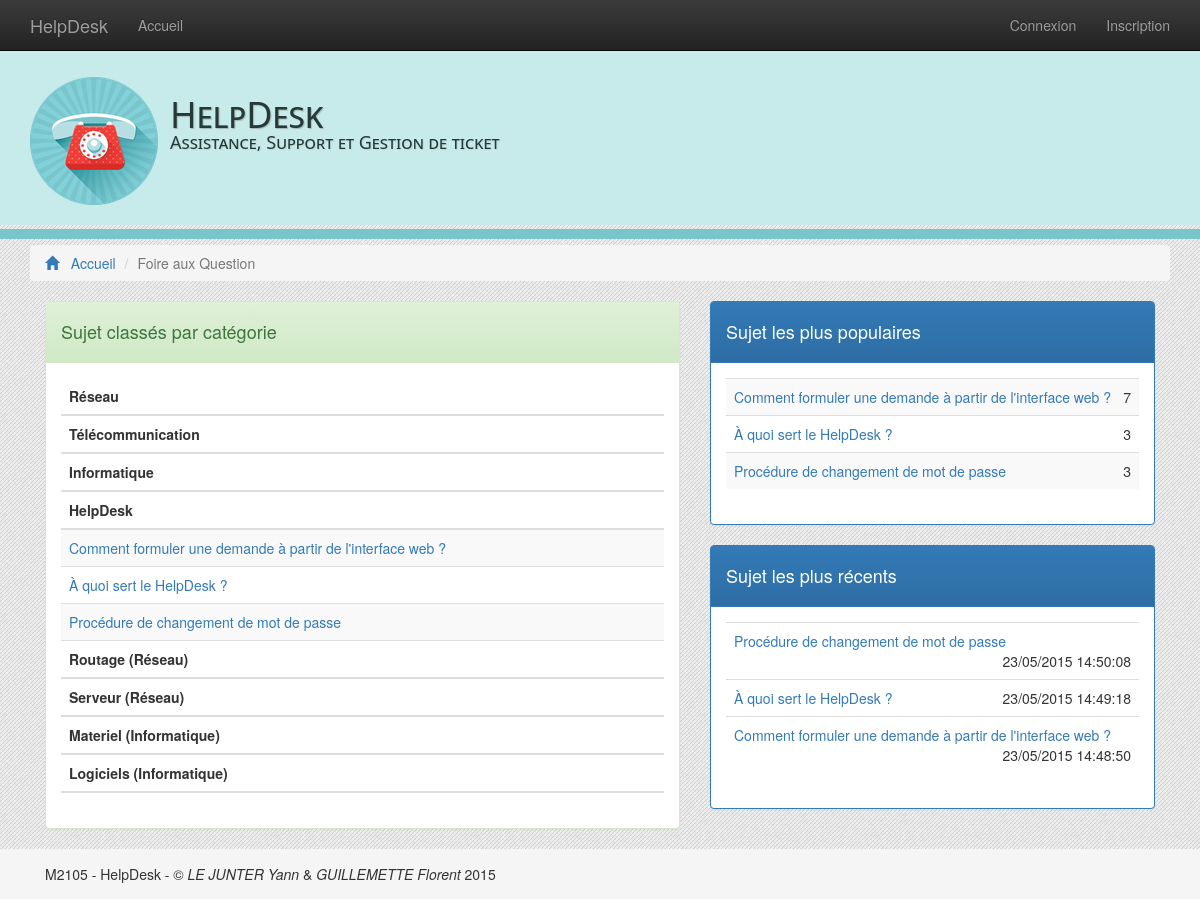
The app's page /faq.php with its own data.
### tables this page shows
CREATE TABLE IF NOT EXISTS `categorie` (
  `id` int(11) NOT NULL AUTO_INCREMENT,
  `libelle` varchar(100) NOT NULL,
  `idCategorie` int(11) DEFAULT NULL,
  PRIMARY KEY (`id`),
  KEY `idCategorie` (`idCategorie`)
);

CREATE TABLE IF NOT EXISTS `faq` (
  `id` int(11) NOT NULL AUTO_INCREMENT,
  `titre` varchar(100) NOT NULL,
  `contenu` text NOT NULL,
  `dateCreation` timestamp NOT NULL DEFAULT CURRENT_TIMESTAMP,
  `idCategorie` int(11) DEFAULT NULL,
  `idUser` int(11) NOT NULL,
  `version` varchar(20) NOT NULL DEFAULT '1.0',
  `vue` int(11) NOT NULL DEFAULT '0',
  PRIMARY KEY (`id`),
  KEY `idCategorie` (`idCategorie`,`idUser`),
  KEY `idUser` (`idUser`)
);

### include/function/faq.php (the view, shortened to what this page needs)
<?php
function sujet_faq(){
				$db = BDD();
				$req_tri_cat = $db -> prepare('SELECT * FROM categorie');
				$req_tri_cat -> execute();
				while ($reponse_tri_cat = $req_tri_cat->fetch()){
					if (empty($reponse_tri_cat['idCategorie'])){
							echo '<thead><tr><th>'.$reponse_tri_cat['libelle'].'</th></td></thead>';
						}else{
							$req_pa = $db -> prepare('SELECT libelle FROM  categorie WHERE id = :idCategorie');
							$req_pa -> execute(array('idCategorie' => $reponse_tri_cat['idCategorie']));
							$reponse = $req_pa->fetch();
							echo '<thead><tr><th>'.$reponse_tri_cat['libelle'].' ('.$reponse['libelle'].')</th></td></thead>';
						}
					$req = $db -> prepare('SELECT * FROM faq WHERE idCategorie = '.$reponse_tri_cat['id'].'');
					$req -> execute();
					while ($rep = $req->fetch()){
					echo '
					<tr><td><a href="faq.php?id='.$rep['id'].'">'.$rep['titre'].'</a><span style="float: right;"><?php echo $dates;?></span></th></td>';
				}
			}
		}
function faq_pop(){
					$db = BDD();
				$req_pop = $db -> prepare('SELECT * FROM faq ORDER BY vue desc LIMIT 0,10');
				$req_pop -> execute();
				while ($reponse_pop = $req_pop -> fetch()){
					echo '<tr>
							<td><a href="faq.php?id='.$reponse_pop['id'].'">'.$reponse_pop['titre'].'</a><span style="float:right;">'.$reponse_pop['vue'].'</span></td>
						</tr>';
				}
			}
function new_faq(){
				$db = BDD();
				$req_new = $db -> prepare('SELECT * FROM faq ORDER BY dateCreation desc LIMIT 0,10');
				$req_new -> execute();
				while ($reponse_new = $req_new -> fetch()){
					$dates = date("d/m/Y H:i:s", strtotime($reponse_new['dateCreation']));
					echo '<tr>
							<td><a href="faq.php?id='.$reponse_new['id'].'">'.$reponse_new['titre'].'</a><span style="float:right;">'.$dates.'</span></td>
						</tr>';
				}
			}

### header.php (shortened to what this page needs)
<!DOCTYPE html>
<html xmlns="http://www.w3.org/1999/xhtml">
<head>
<link href="css/style.css" rel="stylesheet" type="text/css">
<link rel="stylesheet" href="./css/bootstrap.min.css">
  <link rel="stylesheet" type="text/css" href="./css/dataTables.bootstrap.css">
<link href="./css/bootstrap-theme.min.css" data-href="./css/bootstrap-theme.min.css" rel="stylesheet" id="bs-theme-stylesheet">
</head>
<body>
	<nav class="navbar navbar-inverse navbar-fixed-top">
    	<div class="container">
        	<div class="navbar-header">
        		<a class="navbar-brand" href="index.php">HelpDesk</a>
            </div>
            <div id="navbar1" class="navbar-collapse collapse">
          		<ul class="nav navbar-nav">
<?php
	if (!isset($_COOKIE['user'])){
		echo '<li><a href="index.php">Accueil</a></li>';
	}
?>
       			</ul>
        		<ul class="nav navbar-nav navbar-right">
<?php
	if (!isset($_COOKIE['user'])){
		echo '  <li><a href="login.php">Connexion</a></li>
          		<li><a href="register.php">Inscription</a></li>';
	}
?>
	          </ul>
    	    </div>
		</div>
    </nav>
	<div class="bs-docs-header">
		<div class="container">
			<div class="header">
				<h1>HelpDesk</h1>
				<p>Assistance, Support et Gestion de ticket</p>
			</div>
		</div>
	</div>
	<div class="second-header"></div>
    <div class="container">

### faq.php (shortened to what this page needs)
<?php
$title = "Foire aux Question";
include 'header.php';
include_once './include/function/faq.php';
if (!isset($_GET['id'])){
?>
<ol class="breadcrumb">
  <li><a href="index.php"><span class="glyphicon glyphicon-home"></span>&nbsp;&nbsp; Accueil</a></li>
  <li class="active"><?php echo $title;?></li>
</ol>
<div class="col-md-7">
	<div class="panel panel-success">
		<div class="panel-heading">
			<h4>Sujet class&eacute;s par cat&eacute;gorie</h4>
		</div>
		<div class="panel-body">
			<table class="table table-striped">
			<?php
				sujet_faq();
			?>
</table>
		</div>
	</div>
</div>
<div class="col-md-5">
	<div class="panel panel-primary">
		<div class="panel-heading">
			<h4>Sujet les plus populaires</h4>
		</div>
		<div class="panel-body">
			<table class="table table-striped">
				<?php
				faq_pop();
				?>
			</table>
		</div>
	</div>
	<div class="panel panel-primary">
		<div class="panel-heading">
			<h4>Sujet les plus r&eacute;cents</h4>
		</div>
		<div class="panel-body">
			<table class="table">
			<?php
				new_faq();
			?>
			</table>
		</div>
	</div>
</div>
<?php
}
include_once 'footer.php';
?>

### footer.php (shortened to what this page needs)
	     </div>
	<footer class="footer">
    	<div class="container">
        	<p class="navbar-text">M2105 - HelpDesk - &copy; <i>LE JUNTER Yann</i> & <i>GUILLEMETTE Florent</i> 2015
        </p>
        </div>
	</footer>
</body>
</html>

### css/style.css (style rules this page uses)
body { background-repeat: repeat; background-size: auto auto; background-image:url(../img/theme/bg4.png); padding-top: 50px; padding-bottom:50px; }
html { position: relative; min-height: 100%; }
.footer { position: absolute; bottom: 0; width: 100%; height: auto; background-color: #f5f5f5; }
.footer > .container { padding-right: 15px; padding-left: 15px; }
.bs-docs-header { box-sizing: border-box; color: rgb(129, 181, 221); height: 175px; position: relative; text-align: left; text-shadow: rgba(0, 0, 0, 0.0980392) 0px 1px 0px; perspective-origin: 950.5px 128px; transform-origin: 950.5px 128px; background-color: #C7EAEB; border: 0px none rgb(205, 191, 227); font: normal normal normal normal 24px/34.2857170104981px 'Segoe UI', Frutiger, 'Frutiger Linotype', 'Dejavu Sans', 'Helvetica Neue', Arial, sans-serif; margin: 0px 0px 4px; outline: rgb(205, 191, 227) none 0px; padding: 0px 15px; }
.second-header { box-sizing: border-box; height: 10px; position: relative; perspective-origin: 950.5px 128px; transform-origin: 950.5px 128px; background-color: #7AC5CC; border: 0px none rgb(205, 191, 227); margin: 0px 0px 6px; outline: rgb(205, 191, 227) none 0px; padding: 0px 6px; }
.bs-docs-header .header { background: url(../img/helpdesk.png) no-repeat left; box-sizing: border-box; margin-left:0px; height: 141px; }
.bs-docs-header h1 { color: #253939; height: 45px; text-align: left; text-shadow: 1px 1px 1px rgba(150, 150, 150, 0.64); border: 0px none rgb(255, 255, 255); font-size: normal normal 500 normal 60px/60px 'Segoe UI', Frutiger, 'Frutiger Linotype', 'Dejavu Sans', 'Helvetica Neue', Arial, sans-serif; font-variant: small-caps; outline: rgb(255, 255, 255) none 0px; padding-left: 140px; padding-top: 25px; }
.bs-docs-header p { color: #253939; font-weight: 200; font-size: 18px; font-stretch: ultra-expanded; text-shadow: 1px 1px 1px rgba(150, 150, 150, 0.24); font-variant: small-caps; padding-left :140px; }

### records on screen
categorie: libelle "Réseau"
categorie: libelle "Télécommunication"
categorie: libelle "Informatique"
categorie: libelle "HelpDesk"
faq: titre "Comment formuler une demande à partir de l'interface web ?", vue "7", dateCreation "23/05/2015 14:48:50"
faq: titre "À quoi sert le HelpDesk ?", vue "3", dateCreation "23/05/2015 14:49:18"
faq: titre "Procédure de changement de mot de passe", vue "3", dateCreation "23/05/2015 14:50:08"
categorie: libelle "Routage", idCategorie.libelle "Réseau"
categorie: libelle "Serveur", idCategorie.libelle "Réseau"
categorie: libelle "Materiel", idCategorie.libelle "Informatique"
categorie: libelle "Logiciels", idCategorie.libelle "Informatique"

### other values on screen
$title "Foire aux Question"
